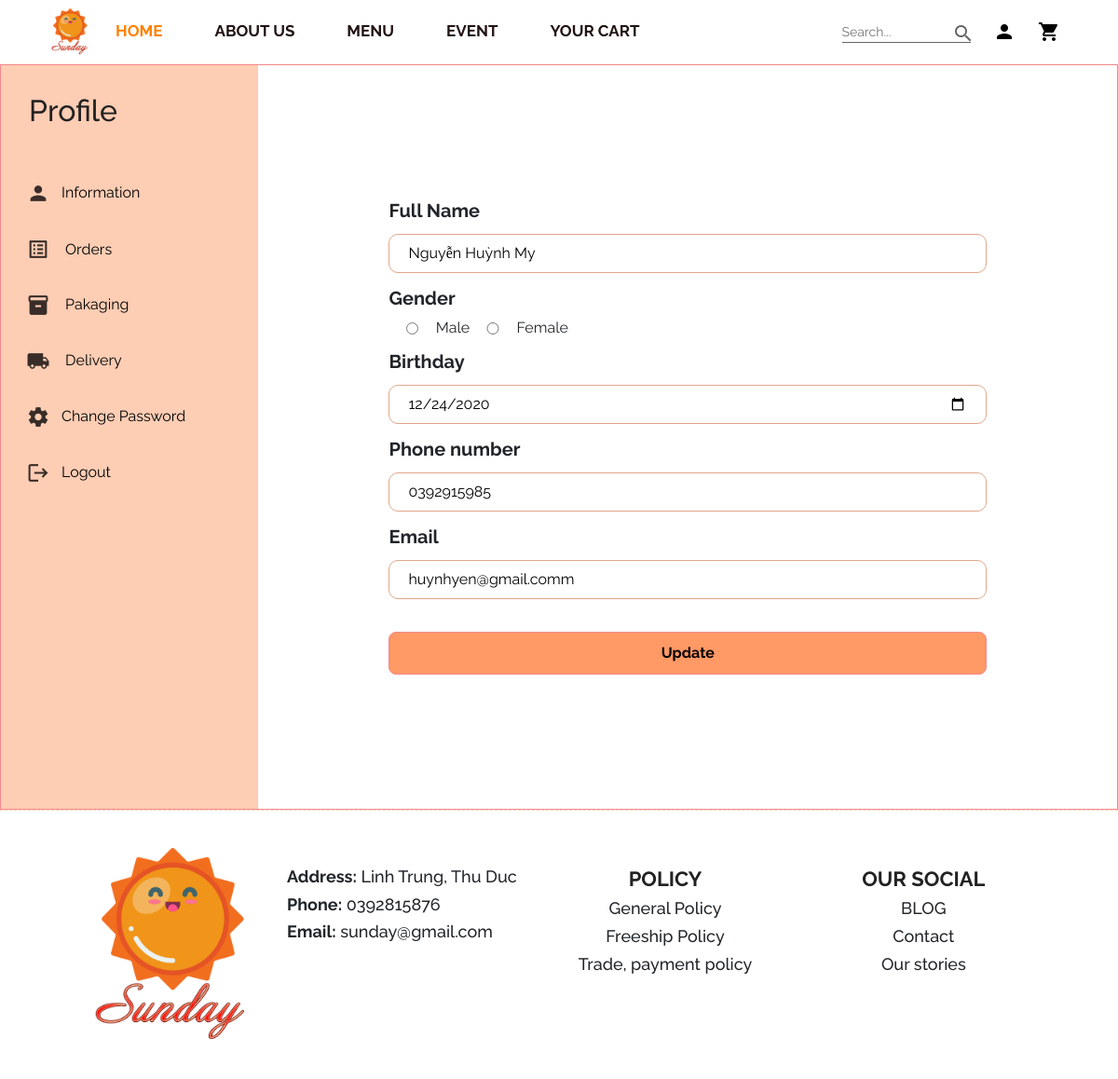
The app's page /userprofile.php (signed in) with its own data.
### tables this page shows
CREATE TABLE `accounts` (
  `Acc_ID` int(11) NOT NULL,
  `Acc_Username` varchar(100) NOT NULL,
  `Acc_Password` varchar(100) NOT NULL,
  `Acc_Role` varchar(100) NOT NULL,
  `Acc_Status` tinyint(1) NOT NULL DEFAULT 0,
  `Acc_Date` datetime NOT NULL DEFAULT current_timestamp(),
  `Cus_ID` int(11) DEFAULT NULL
);

CREATE TABLE `customer` (
  `Cus_ID` int(11) NOT NULL,
  `Cus_Name` varchar(100) NOT NULL,
  `Cus_BDay` date NOT NULL,
  `Cus_Gender` tinyint(1) NOT NULL,
  `Cus_Email` varchar(100) NOT NULL,
  `Cus_Phone` varchar(15) NOT NULL
);

### user-info.php (the view, shortened to what this page needs)
<?php
    if(isset($_SESSION['login']))
    {
        $Cus_Name = "";
        $Cus_BDay = "";
        $Cus_Gender = "";
        $Cus_Email = "";
        $Cus_Phone = "";
        $ID_Cus = $_SESSION['login']['Cus_ID'];
        $SQLuser = "SELECT * FROM `customer` JOIN `accounts` ON `customer`.`Cus_ID` = `accounts`.`Cus_ID` WHERE `accounts`.`Cus_ID` = '$ID_Cus'";
        $User = $con->query($SQLuser);
        if($User == true)
        {
            $row = $User->fetch_array();
            $Cus_Name = !empty($row['Cus_Name']) ? $row['Cus_Name'] : '';
            $Cus_BDay = !empty($row['Cus_BDay']) ? $row['Cus_BDay'] : '';
            $Cus_Gender = !empty($row['Cus_Gender']) ? $row['Cus_Gender'] : '';
            $Cus_Email = !empty($row['Cus_Email']) ? $row['Cus_Email'] : '';
            $Cus_Phone = !empty($row['Cus_Phone']) ? $row['Cus_Phone'] : '';
        }
        else
        {
            echo "Lỗi hệ thống!";
        }
?>
<div class="pf-user">
    <div class="cus-info">
        <div id="load_form">
            <h3> Full Name</h3>
            <input type="text" class="inputcus-info" name="Cus_Name" id="name" value="<?= $Cus_Name ?>" placeholder="Full Name" maxlength="100" required>
            <h3> Gender</h3>
            <div class="input-gender">
                <input type="radio" name="Cus_Gender" value="1" <?php if($Cus_Gender == 1){echo "checked";} ?> required> <span> Male</span>
                <input type="radio" name="Cus_Gender" value="0" <?php if($Cus_Gender == 0){echo "checked";} ?> required> <span> Female</span>
            </div>
            <h3> Birthday</h3>
            <input type="date" class="inputcus-info" name="Cus_BDay" id="birthday" value="<?= $Cus_BDay ?>" min="1850-01-01" required>
            <h3> Phone number</h3>
            <input type="tel" class="inputcus-info" name="Cus_Phone" id="tel" value="<?= $Cus_Phone ?>" placeholder="Phone number" maxlength="15" required>
            <h3> Email</h3>
            <input type="email" class="inputcus-info" name="Cus_Email" id="email" value="<?= $Cus_Email ?>" placeholder="Email" maxlength="100" required>
        </div>
        <a id="open-popup-btn" class="btn-update" onclick="Update_Info()">Update</a>
    </div>
<?php
    }
    else
    {
        header('Location: login.php');
    }
?>

### css/style.css (style rules this page uses)
* { margin: 0; padding: 0; box-sizing: border-box; font-family: 'Raleway'; }
:root a { color: black; text-decoration: none; }
body, input { width: 100%; font-family: 'Raleway'; }
a { text-decoration: none; color: #000; transition: all 0.3s ease; }
.pf-user { width: 100%; padding: 40px 140px; }
.cus-info h3 { font-size: 20px; font-weight: bold; width: 100%; }
#load_form input { padding: 8px 20px; margin: 5px 0 15px; width: 100%; border-radius: 10px; border: none; border: 1px solid #e2a689; }
.input-gender { display: flex; width: 30%; align-items: center; margin-bottom: 12px; }
.input-gender input { margin: 0 !important; }
#open-popup-btn { border: 1px solid #f18a8f; padding: 10px 20px; margin-top: 20px; cursor: pointer; border-radius: 8px; width: 100%; align-items: center; display: flex; justify-content: center; background: #ff9966; font-weight: bold; }

### records on screen
accounts: Cus_Name "Nguyễn Huỳnh My", Cus_BDay "12/24/2020", Cus_Phone "0392915985", Cus_Email "huynhyen@gmail.comm"
